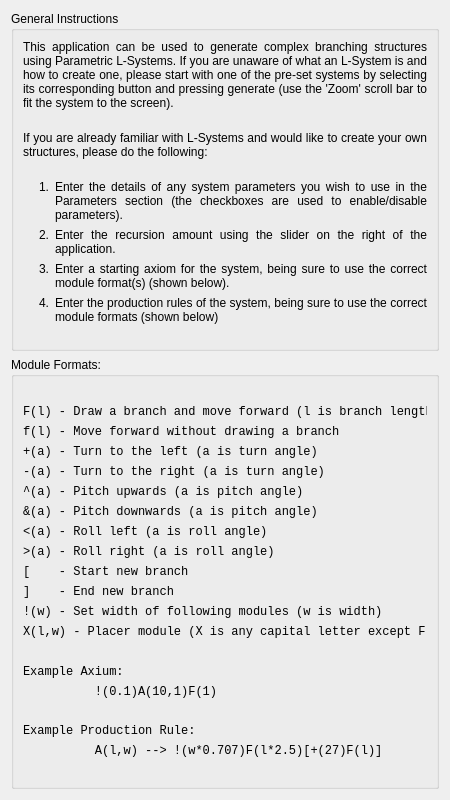
<?xml version="1.0" encoding="UTF-8"?>
<ui version="4.0">
 <class>Instructions</class>
 <widget class="QDialog" name="Instructions">
  <property name="geometry">
   <rect>
    <x>0</x>
    <y>0</y>
    <width>450</width>
    <height>800</height>
   </rect>
  </property>
  <property name="minimumSize">
   <size>
    <width>450</width>
    <height>800</height>
   </size>
  </property>
  <property name="maximumSize">
   <size>
    <width>450</width>
    <height>800</height>
   </size>
  </property>
  <property name="windowTitle">
   <string>Instructions</string>
  </property>
  <layout class="QVBoxLayout" name="verticalLayout_2" stretch="0,2">
   <item>
    <widget class="QGroupBox" name="Gen_Inst">
     <property name="font">
      <font>
       <pointsize>9</pointsize>
      </font>
     </property>
     <property name="title">
      <string>General Instructions</string>
     </property>
     <layout class="QVBoxLayout" name="verticalLayout">
      <item>
       <widget class="QLabel" name="General">
        <property name="font">
         <font>
          <pointsize>9</pointsize>
         </font>
        </property>
        <property name="text">
         <string>This application can be used to generate complex branching structures using Parametric L-Systems. If you are unaware of what an L-System is and how to create one, please start with one of the pre-set systems by selecting its corresponding button and pressing generate (use the 'Zoom' scroll bar to fit the system to the screen). </string>
        </property>
        <property name="textFormat">
         <enum>Qt::AutoText</enum>
        </property>
        <property name="scaledContents">
         <bool>false</bool>
        </property>
        <property name="alignment">
         <set>Qt::AlignJustify|Qt::AlignTop</set>
        </property>
        <property name="wordWrap">
         <bool>true</bool>
        </property>
       </widget>
      </item>
      <item>
       <widget class="QLabel" name="label_32">
        <property name="font">
         <font>
          <pointsize>6</pointsize>
         </font>
        </property>
        <property name="text">
         <string/>
        </property>
       </widget>
      </item>
      <item>
       <widget class="QLabel" name="label_17">
        <property name="text">
         <string>If you are already familiar with L-Systems and would like to create your own structures, please do the following:</string>
        </property>
        <property name="alignment">
         <set>Qt::AlignJustify|Qt::AlignTop</set>
        </property>
        <property name="wordWrap">
         <bool>true</bool>
        </property>
       </widget>
      </item>
      <item>
       <layout class="QGridLayout" name="gridLayout">
        <item row="0" column="0" colspan="3">
         <widget class="QLabel" name="label_21">
          <property name="font">
           <font>
            <pointsize>6</pointsize>
           </font>
          </property>
          <property name="text">
           <string/>
          </property>
         </widget>
        </item>
        <item row="1" column="0">
         <widget class="QLabel" name="label_19">
          <property name="maximumSize">
           <size>
            <width>10</width>
            <height>16777215</height>
           </size>
          </property>
          <property name="text">
           <string/>
          </property>
         </widget>
        </item>
        <item row="1" column="1">
         <widget class="QLabel" name="label_20">
          <property name="maximumSize">
           <size>
            <width>10</width>
            <height>16777215</height>
           </size>
          </property>
          <property name="text">
           <string>1.</string>
          </property>
          <property name="alignment">
           <set>Qt::AlignLeading|Qt::AlignLeft|Qt::AlignTop</set>
          </property>
         </widget>
        </item>
        <item row="1" column="2">
         <widget class="QLabel" name="label_18">
          <property name="maximumSize">
           <size>
            <width>380</width>
            <height>16777215</height>
           </size>
          </property>
          <property name="text">
           <string>Enter the details of any system parameters you wish to use in the Parameters section (the checkboxes are used to enable/disable parameters).</string>
          </property>
          <property name="alignment">
           <set>Qt::AlignJustify|Qt::AlignTop</set>
          </property>
          <property name="wordWrap">
           <bool>true</bool>
          </property>
         </widget>
        </item>
        <item row="2" column="0">
         <widget class="QLabel" name="label_22">
          <property name="maximumSize">
           <size>
            <width>10</width>
            <height>16777215</height>
           </size>
          </property>
          <property name="text">
           <string/>
          </property>
         </widget>
        </item>
        <item row="2" column="1">
         <widget class="QLabel" name="label_23">
          <property name="maximumSize">
           <size>
            <width>10</width>
            <height>16777215</height>
           </size>
          </property>
          <property name="text">
           <string>2.</string>
          </property>
          <property name="alignment">
           <set>Qt::AlignLeading|Qt::AlignLeft|Qt::AlignTop</set>
          </property>
         </widget>
        </item>
        <item row="2" column="2">
         <widget class="QLabel" name="label_24">
          <property name="maximumSize">
           <size>
            <width>380</width>
            <height>16777215</height>
           </size>
          </property>
          <property name="text">
           <string>Enter the recursion amount using the slider on the right of the application.</string>
          </property>
          <property name="alignment">
           <set>Qt::AlignJustify|Qt::AlignTop</set>
          </property>
          <property name="wordWrap">
           <bool>true</bool>
          </property>
         </widget>
        </item>
        <item row="3" column="0">
         <widget class="QLabel" name="label_25">
          <property name="maximumSize">
           <size>
            <width>10</width>
            <height>16777215</height>
           </size>
          </property>
          <property name="text">
           <string/>
          </property>
         </widget>
        </item>
        <item row="3" column="1">
         <widget class="QLabel" name="label_26">
          <property name="maximumSize">
           <size>
            <width>10</width>
            <height>16777215</height>
           </size>
          </property>
          <property name="text">
           <string>3.</string>
          </property>
          <property name="alignment">
           <set>Qt::AlignLeading|Qt::AlignLeft|Qt::AlignTop</set>
          </property>
         </widget>
        </item>
        <item row="3" column="2">
         <widget class="QLabel" name="label_27">
          <property name="maximumSize">
           <size>
            <width>380</width>
            <height>16777215</height>
           </size>
          </property>
          <property name="text">
           <string>Enter a starting axiom for the system, being sure to use the correct module format(s) (shown below).</string>
          </property>
          <property name="alignment">
           <set>Qt::AlignJustify|Qt::AlignTop</set>
          </property>
          <property name="wordWrap">
           <bool>true</bool>
          </property>
         </widget>
        </item>
        <item row="4" column="0">
         <widget class="QLabel" name="label_28">
          <property name="maximumSize">
           <size>
            <width>10</width>
            <height>16777215</height>
           </size>
          </property>
          <property name="text">
           <string/>
          </property>
         </widget>
        </item>
        <item row="4" column="1">
         <widget class="QLabel" name="label_29">
          <property name="maximumSize">
           <size>
            <width>10</width>
            <height>16777215</height>
           </size>
          </property>
          <property name="text">
           <string>4.</string>
          </property>
          <property name="alignment">
           <set>Qt::AlignLeading|Qt::AlignLeft|Qt::AlignTop</set>
          </property>
         </widget>
        </item>
        <item row="4" column="2">
         <widget class="QLabel" name="label_30">
          <property name="maximumSize">
           <size>
            <width>380</width>
            <height>16777215</height>
           </size>
          </property>
          <property name="text">
           <string>Enter the production rules of the system, being sure to use the correct module formats (shown below)</string>
          </property>
          <property name="alignment">
           <set>Qt::AlignJustify|Qt::AlignTop</set>
          </property>
          <property name="wordWrap">
           <bool>true</bool>
          </property>
         </widget>
        </item>
        <item row="5" column="0" colspan="3">
         <widget class="QLabel" name="label_31">
          <property name="font">
           <font>
            <pointsize>6</pointsize>
           </font>
          </property>
          <property name="text">
           <string/>
          </property>
         </widget>
        </item>
       </layout>
      </item>
     </layout>
    </widget>
   </item>
   <item>
    <widget class="QGroupBox" name="Mod_Inst">
     <property name="font">
      <font>
       <pointsize>9</pointsize>
      </font>
     </property>
     <property name="title">
      <string>Module Formats:</string>
     </property>
     <layout class="QVBoxLayout" name="verticalLayout_3">
      <item>
       <widget class="QLabel" name="Spacer2">
        <property name="font">
         <font>
          <pointsize>6</pointsize>
         </font>
        </property>
        <property name="text">
         <string/>
        </property>
       </widget>
      </item>
      <item>
       <widget class="QLabel" name="drawF">
        <property name="font">
         <font>
          <family>Consolas</family>
          <pointsize>9</pointsize>
         </font>
        </property>
        <property name="text">
         <string>F(l) - Draw a branch and move forward (l is branch length)</string>
        </property>
       </widget>
      </item>
      <item>
       <widget class="QLabel" name="nodrawF">
        <property name="font">
         <font>
          <family>Consolas</family>
          <pointsize>9</pointsize>
         </font>
        </property>
        <property name="text">
         <string>f(l) - Move forward without drawing a branch</string>
        </property>
       </widget>
      </item>
      <item>
       <widget class="QLabel" name="turnL">
        <property name="font">
         <font>
          <family>Consolas</family>
          <pointsize>9</pointsize>
         </font>
        </property>
        <property name="text">
         <string>+(a) - Turn to the left (a is turn angle)</string>
        </property>
       </widget>
      </item>
      <item>
       <widget class="QLabel" name="turnR">
        <property name="font">
         <font>
          <family>Consolas</family>
          <pointsize>9</pointsize>
         </font>
        </property>
        <property name="text">
         <string>-(a) - Turn to the right (a is turn angle)</string>
        </property>
       </widget>
      </item>
      <item>
       <widget class="QLabel" name="pitchU">
        <property name="font">
         <font>
          <family>Consolas</family>
          <pointsize>9</pointsize>
         </font>
        </property>
        <property name="text">
         <string>^(a) - Pitch upwards (a is pitch angle)</string>
        </property>
       </widget>
      </item>
      <item>
       <widget class="QLabel" name="pitchD">
        <property name="font">
         <font>
          <family>Consolas</family>
          <pointsize>9</pointsize>
         </font>
        </property>
        <property name="text">
         <string>&amp;(a) - Pitch downwards (a is pitch angle)</string>
        </property>
       </widget>
      </item>
      <item>
       <widget class="QLabel" name="rollL">
        <property name="font">
         <font>
          <family>Consolas</family>
          <pointsize>9</pointsize>
         </font>
        </property>
        <property name="text">
         <string>&lt;(a) - Roll left (a is roll angle)</string>
        </property>
       </widget>
      </item>
      <item>
       <widget class="QLabel" name="rollR">
        <property name="font">
         <font>
          <family>Consolas</family>
          <pointsize>9</pointsize>
         </font>
        </property>
        <property name="text">
         <string>&gt;(a) - Roll right (a is roll angle)</string>
        </property>
       </widget>
      </item>
      <item>
       <widget class="QLabel" name="startBranch">
        <property name="font">
         <font>
          <family>Consolas</family>
          <pointsize>9</pointsize>
         </font>
        </property>
        <property name="text">
         <string>[    - Start new branch</string>
        </property>
       </widget>
      </item>
      <item>
       <widget class="QLabel" name="endBranch">
        <property name="font">
         <font>
          <family>Consolas</family>
          <pointsize>9</pointsize>
         </font>
        </property>
        <property name="text">
         <string>]    - End new branch</string>
        </property>
       </widget>
      </item>
      <item>
       <widget class="QLabel" name="widthW">
        <property name="font">
         <font>
          <family>Consolas</family>
          <pointsize>9</pointsize>
         </font>
        </property>
        <property name="text">
         <string>!(w) - Set width of following modules (w is width)</string>
        </property>
       </widget>
      </item>
      <item>
       <widget class="QLabel" name="placerX">
        <property name="font">
         <font>
          <family>Consolas</family>
          <pointsize>9</pointsize>
         </font>
        </property>
        <property name="text">
         <string>X(l,w) - Placer module (X is any capital letter except F)</string>
        </property>
       </widget>
      </item>
      <item>
       <widget class="QLabel" name="Spacer1">
        <property name="font">
         <font>
          <pointsize>6</pointsize>
         </font>
        </property>
        <property name="text">
         <string/>
        </property>
       </widget>
      </item>
      <item>
       <widget class="QLabel" name="Example_Lab">
        <property name="font">
         <font>
          <family>Consolas</family>
          <pointsize>9</pointsize>
         </font>
        </property>
        <property name="text">
         <string>Example Axium:</string>
        </property>
       </widget>
      </item>
      <item>
       <widget class="QLabel" name="Example_Ax">
        <property name="font">
         <font>
          <family>Consolas</family>
          <pointsize>9</pointsize>
         </font>
        </property>
        <property name="text">
         <string>          !(0.1)A(10,1)F(1)</string>
        </property>
       </widget>
      </item>
      <item>
       <widget class="QLabel" name="Spacer3">
        <property name="font">
         <font>
          <pointsize>6</pointsize>
         </font>
        </property>
        <property name="text">
         <string/>
        </property>
       </widget>
      </item>
      <item>
       <widget class="QLabel" name="label">
        <property name="font">
         <font>
          <family>Consolas</family>
          <pointsize>9</pointsize>
         </font>
        </property>
        <property name="text">
         <string>Example Production Rule:</string>
        </property>
       </widget>
      </item>
      <item>
       <widget class="QLabel" name="label_2">
        <property name="font">
         <font>
          <family>Consolas</family>
          <pointsize>9</pointsize>
         </font>
        </property>
        <property name="text">
         <string>          A(l,w) --&gt; !(w*0.707)F(l*2.5)[+(27)F(l)]</string>
        </property>
       </widget>
      </item>
      <item>
       <widget class="QLabel" name="label_3">
        <property name="font">
         <font>
          <pointsize>6</pointsize>
         </font>
        </property>
        <property name="text">
         <string/>
        </property>
       </widget>
      </item>
     </layout>
    </widget>
   </item>
  </layout>
 </widget>
 <resources/>
 <connections/>
</ui>
